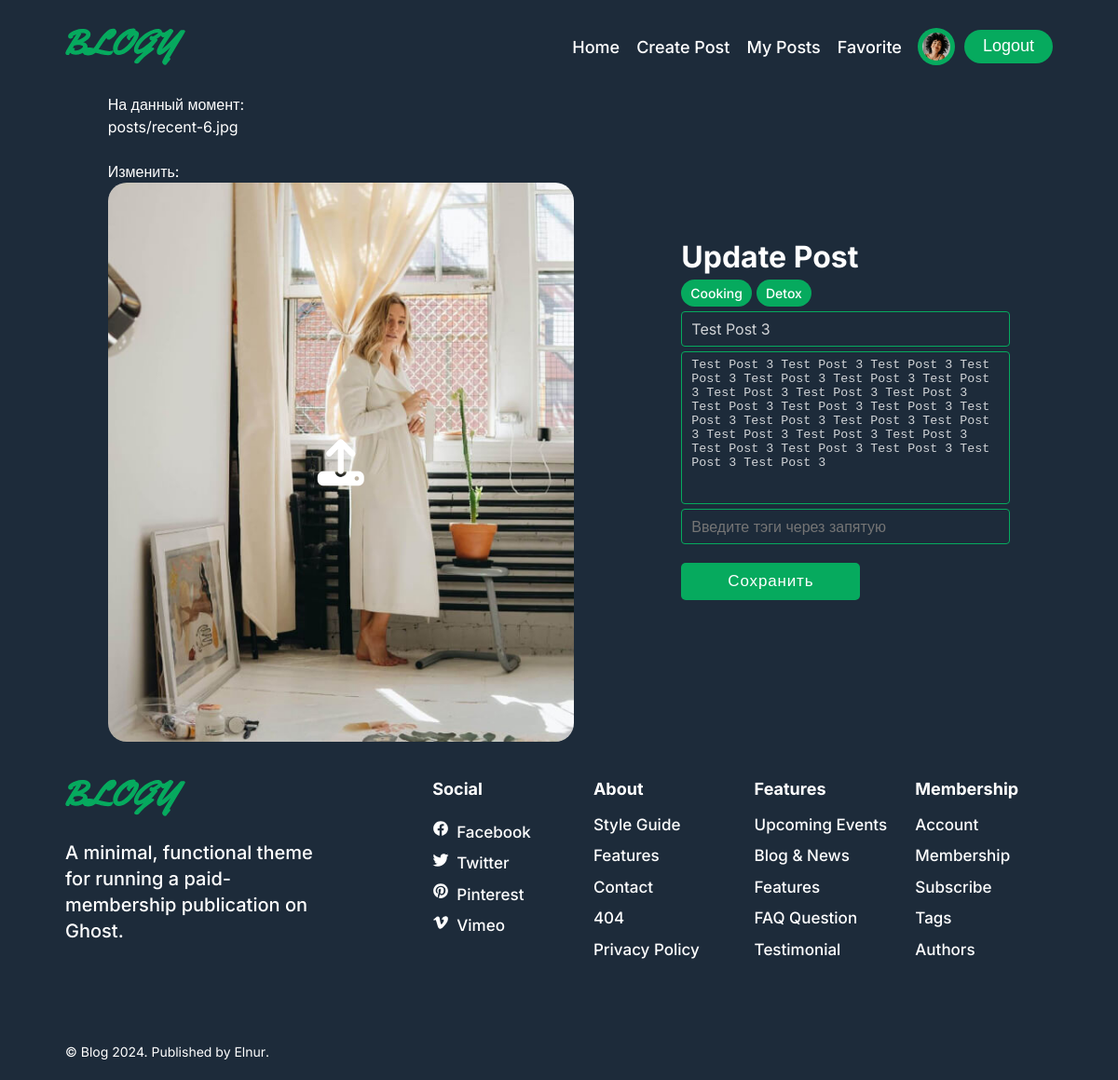
Screenshot of /update_post/3 (signed in) with the database file from the repository.
### app/models.py (models this page shows, shortened)
class User(AbstractUser):
    image = models.ImageField(upload_to="users", default='users/user.png')
    birthdate = models.DateField(null=True, blank=True)
    bio = models.TextField(max_length=2550, null=True, blank=True)
    class Meta:
        verbose_name = "Пользователь"
        verbose_name_plural = "Пользователи"

class Post(models.Model):
    user = models.ForeignKey(User, on_delete=models.CASCADE)
    title = models.CharField(max_length=255)
    body = models.TextField()
    tags = models.ManyToManyField(Tag, related_name="posts")
    image = models.ImageField(upload_to="posts")
    created_at = models.DateTimeField(auto_now_add=True)
    updated_at = models.DateTimeField(auto_now=True)
    liked_by = models.ManyToManyField(User, related_name="liked_posts")
    class Meta:
        verbose_name = "Пост"
        verbose_name_plural = "Посты"

class Tag(models.Model):
    name = models.CharField(max_length=255)
    class Meta:
        verbose_name = "Тег"
        verbose_name_plural = "Теги"

### app/views.py (the view)
# urls.py: path('update_post/<int:post_id>', UpdatePost.as_view(), name='update_post'),
class UpdatePost(LoginRequiredMixin, IsOwenerMixin, UpdateView):
    login_url = reverse_lazy("login")
    form_class = PostForm
    model = Post
    template_name = 'update_post.html'
    pk_url_kwarg = 'post_id'
    success_url = reverse_lazy('home')

### app/forms.py (shortened to what this page needs)
class PostForm(forms.ModelForm):
    tags = forms.CharField(widget=forms.TextInput(attrs={'placeholder': 'Введите тэги через запятую'}), required=False)
    class Meta:
        model = Post
        fields = ['title', 'body', 'image']
        widgets = {
            'title': forms.TextInput(attrs={'placeholder': 'Заголовок'}),
            'body': forms.Textarea(attrs={'placeholder': 'Текст поста'}),
        }

### app/views.py (called while the page is built)
    def dispatch(self, request, *args, **kwargs):
        obj = self.get_object()
        if obj.user != request.user:
            return redirect('posts')
        return super().dispatch(request, *args, **kwargs)

### templates/update_post.html (shortened to what this page needs)
{% extends 'base.html' %}
{% load static %}
{% block css %} <link rel="stylesheet" href="{% static 'css/create_post.css' %}"> {% endblock %}
{% block content %}
    <form method="post" enctype="multipart/form-data" >
        <div class="avatar_container">
            {{form.image}}
            <div id="preview" aria-labelledby="image" aria-describedby="image">
                <div id="avatar"><i class="fa-solid fa-upload" id="icon"></i></div>
            </div>
        </div>
        <div>
            <h1>Update Post</h1>
            <div style="display: flex; gap: 20px; align-items: center">
            <ul class="card-meta-list">
              {% for tag in post.tags.all %}
              <li>
                <a href="#" class="card-tag">{{ tag.name }}</a>
              </li>
              {% endfor %}
            </ul>
          </div>
            {{ form.title }}
            {{ form.body}}
            {{ form.tags }}
            <button type="submit" class="create_post">Сохранить</button>
        </div>
    </form>
{% endblock %}

### templates/base.html (shortened to what this page needs)
{% load static %}
<!DOCTYPE html>
<html lang="en">
  <head>
    <link rel="stylesheet" href="{% static 'css/home.css' %}" />
    {% block css %} {% endblock %}
  </head>
  <body>
    <header class="header section" data-header>
      <div class="container">
        <a href="{% url 'home' %}" class="logo">
          <img
            src="{% static 'img/logo.svg' %}"
            width="129"
            height="40"
            alt="Blogy logo"
          />
        </a>
        <nav class="navbar" data-navbar>
          <ul class="navbar-list">
            <li class="navbar-item">
              <a
                href="{% url 'home' %}"
                class="navbar-link hover:underline"
                data-nav-link
                >Home</a
              >
            </li>
            <li class="navbar-item">
              <a href="{% url 'create_post' %}" class="navbar-link hover:underline" data-nav-link
                >Create Post</a
              >
            </li>
            <li class="navbar-item">
              <a href="{% url 'posts' %}" class="navbar-link hover:underline" data-nav-link
                >My Posts</a
              >
            </li>
            <li class="navbar-item">
              <a href="{% url 'favorite' %}" class="navbar-link hover:underline" data-nav-link
                >Favorite</a
              >
            </li>
          </ul>
        </nav>
        <div class="wrapper">
          {% if request.user.is_authenticated %}
          <a href="{% url 'profile' request.user.pk %}" class="join" style="padding: 5px; border-radius: 50%;"><img src="{{ request.user.image.url }}" alt="Avatar" style="height: 30px; width: 30px; border-radius: 50%;"></a>
          <form action="{% url 'logout' %}" method="post">
            <button type="submit" class="btn join">Logout</button>
          </form>
          {% else %}
          <a href="{% url 'signup' %}" class="btn join">Join</a>
          {% endif %}
        </div>
      </div>
    </header>
    {% block content %}
    {% endblock %}
    <footer class="footer">
      <div class="container">
        <div class="footer-top section">
          <div class="footer-brand">
            <a href="#" class="logo">
              <img
                src="{% static 'img/logo.svg' %}"
                width="129"
                height="40"
                alt="Blogy logo"
              />
            </a>
            <p class="footer-text">
              A minimal, functional theme for running a paid-membership
              publication on Ghost.
            </p>
          </div>
          <ul class="footer-list">
            <li>
              <p class="h5">Social</p>
            </li>
            <li class="footer-list-item">
              <ion-icon name="logo-facebook"></ion-icon>
              <a href="#" class="footer-link hover:underline">Facebook</a>
            </li>
            <li class="footer-list-item">
              <ion-icon name="logo-twitter"></ion-icon>
              <a href="#" class="footer-link hover:underline">Twitter</a>
            </li>
            <li class="footer-list-item">
              <ion-icon name="logo-pinterest"></ion-icon>
              <a href="#" class="footer-link hover:underline">Pinterest</a>
            </li>
            <li class="footer-list-item">
              <ion-icon name="logo-vimeo"></ion-icon>
              <a href="#" class="footer-link hover:underline">Vimeo</a>
            </li>
          </ul>
          <ul class="footer-list">
            <li>
              <p class="h5">About</p>
            </li>
            <li>
              <a href="#" class="footer-link hover:underline">Style Guide</a>
            </li>
            <li>
              <a href="#" class="footer-link hover:underline">Features</a>
            </li>
            <li>
              <a href="#" class="footer-link hover:underline">Contact</a>
            </li>
            <li>
              <a href="#" class="footer-link hover:underline">404</a>
            </li>
            <li>
              <a href="#" class="footer-link hover:underline">Privacy Policy</a>
            </li>
          </ul>
          <ul class="footer-list">
            <li>
              <p class="h5">Features</p>
            </li>
            <li>
              <a href="#" class="footer-link hover:underline"
                >Upcoming Events</a
              >
            </li>
            <li>
              <a href="#" class="footer-link hover:underline">Blog & News</a>
            </li>
            <li>
              <a href="#" class="footer-link hover:underline">Features</a>
            </li>
            <li>
              <a href="#" class="footer-link hover:underline">FAQ Question</a>
            </li>
            <li>
              <a href="#" class="footer-link hover:underline">Testimonial</a>
            </li>
          </ul>
          <ul class="footer-list">
            <li>
              <p class="h5">Membership</p>
            </li>
            <li>
              <a href="#" class="footer-link hover:underline">Account</a>
            </li>
            <li>
              <a href="#" class="footer-link hover:underline">Membership</a>
            </li>
            <li>
              <a href="#" class="footer-link hover:underline">Subscribe</a>
            </li>
            <li>
              <a href="#" class="footer-link hover:underline">Tags</a>
            </li>
            <li>
              <a href="#" class="footer-link hover:underline">Authors</a>
            </li>
          </ul>
        </div>
        <div class="section footer-bottom">
          <p class="copyright">
            &copy; Blog 2024. Published by
            <a href="#" class="copyright-link hover:underline">Elnur</a>.
          </p>
        </div>
      </div>
    </footer>
  </body>
</html>

### static/css/create_post.css (style rules this page uses)
:root { --green: rgb(33, 250, 131); --red: rgb(252, 86, 108); --dusky-green: rgb(6, 170, 94); --opac-white: rgba(255, 255, 255, 0.8); --form-txt: rgba(255, 255, 255, 0.5); --darky: #1d2b3a; --light-grey: rgb(105, 105, 105); }
form { display: flex; align-items: center; justify-content: center; width: 100%; margin-inline: auto; justify-content: space-evenly; }
textarea { width: 100%; }
input, textarea { display: block; border-radius: 4px; border: 0; border-bottom: 1px solid rgb(0, 0, 0, 0.4); padding: 6px 6px 6px 10px; margin-top: 5px; background-color: rgba(255, 255, 255, 0); transition: all 0.5s ease-in; color: var(--opac-white); border: 1px solid var(--dusky-green); resize: none; }
input::placeholder { content: none; }
.create_post { border: 0; background-color: var(--dusky-green); color: white; padding: 10px 50px; letter-spacing: 0.05em; border-radius: 5px; margin-top: 20px; font-size: 17px; outline: none; }
#avatar { background-color: var(--dusky-green); height: 600px; width: 500px; cursor: pointer; background-size: cover; background-repeat: no-repeat; border-radius: 20px; transition: all ease-out 200ms; display: flex; align-items: center; justify-content: center; }
#avatar i { font-size: 50px; }
#preview { position: relative; display: flex; flex-direction: column; justify-content: center; align-items: center; border-radius: 20px; }

### rows the page displays
User: user.image (picture)
Post: image "На данный момент: posts/recent-6.jpg Изменить:", title "Test Post 3", body "Test Post 3 Test Post 3 Test Post 3 Test Post 3 Test Post 3 Test Post 3 Test Post 3 Test Post 3 Test Post 3 Test Post 3 Test Post 3 Test Post 3 Test Post 3 Test Post 3 Test Post 3 Test Post 3 Test Post 3 Test Post 3 Test Post 3 Test Post 3 Test Post 3 Test Post 3 Test Post 3 Test Post 3 Test Post 3"
Tag: name "Cooking"
Tag: name "Detox"
